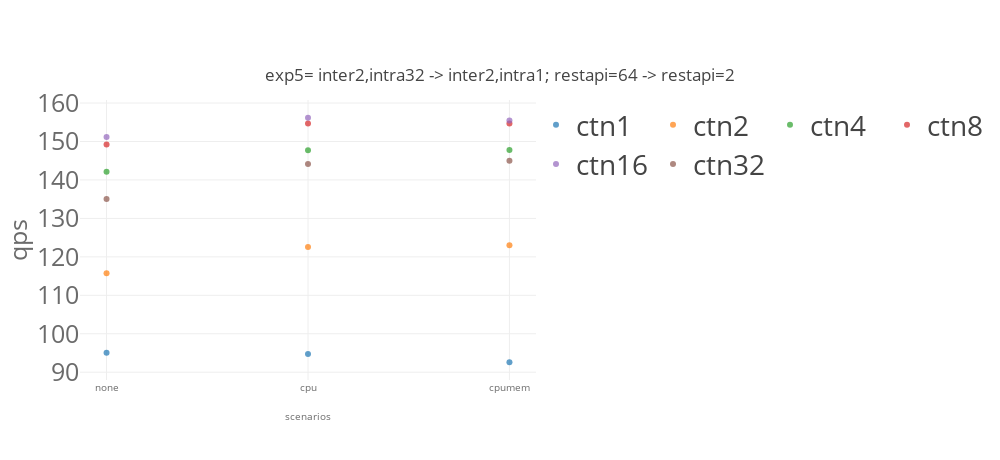
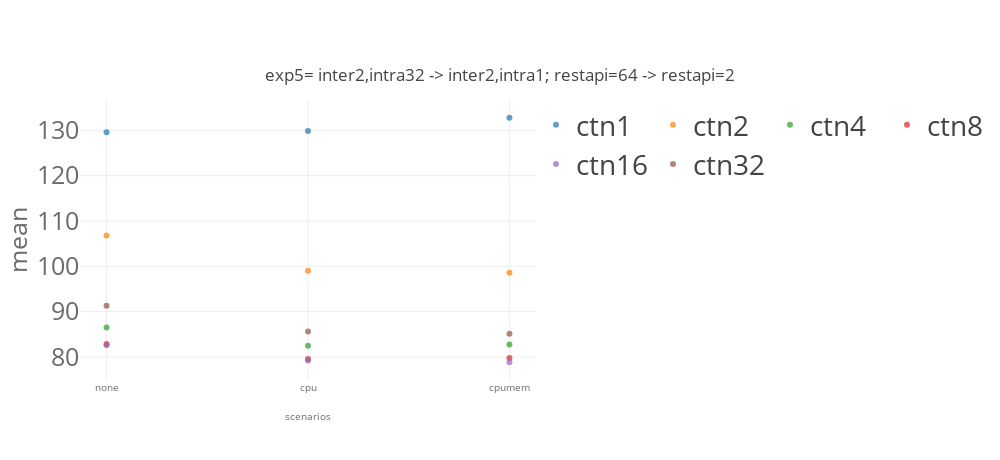
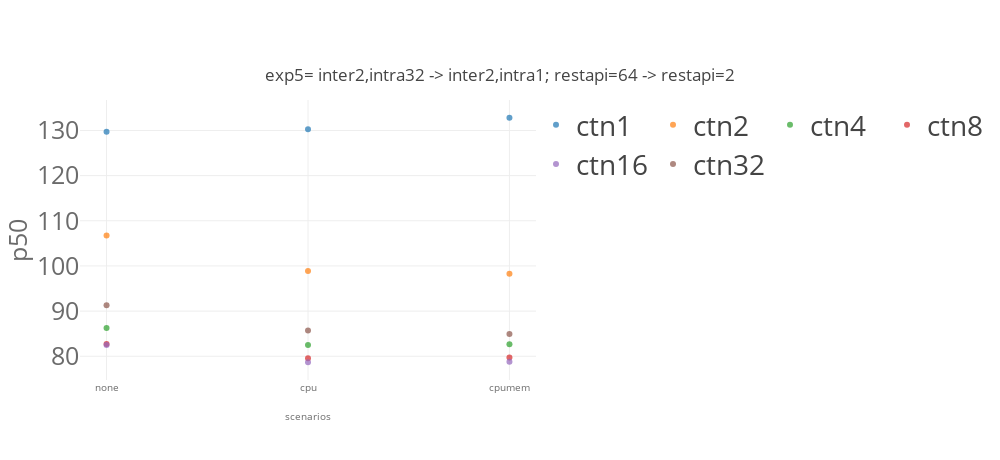
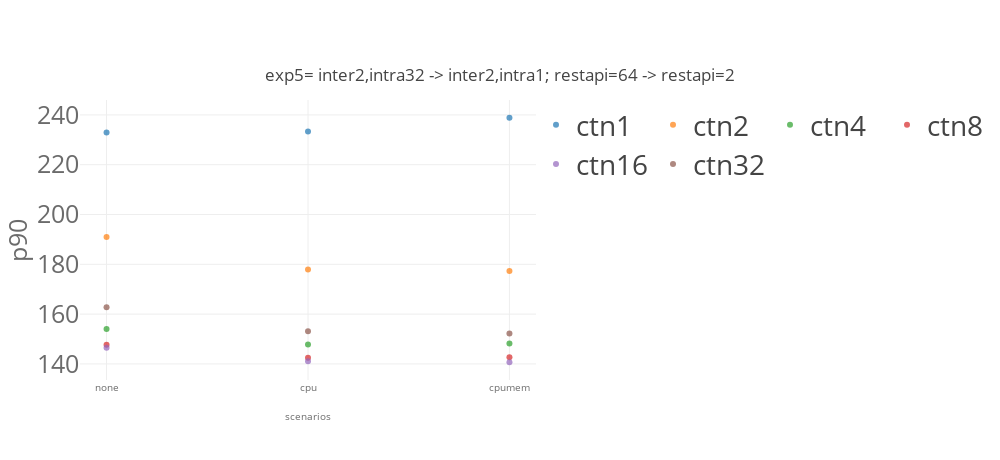

Here is the notebook cell these charts were saved with, in order:
### Code cell
import matplotlib
import matplotlib.pyplot as plt
import numpy as np
from svglib.svglib import svg2rlg
from reportlab.graphics import renderPDF
from reportlab.pdfgen import canvas

from numpy import percentile, mean, std
import plotly.graph_objects as go

from plotly.offline import init_notebook_mode, iplot

import plotly.io as pio
pio.templates.default = "none"
# pio.templates.default = "simple_white"

import plotly.graph_objects as go
from plotly.subplots import make_subplots
import pandas as pd
# import plotly.express as px

for x in ['qps','mean','p50','p90','p99','p999']:
    for cbatch in [10]:
        for model_name in ['resnet']:
            list_traces = []
            for numctn in [1,2,4,8,16,32]: 
                dfg_bench = dfg[(dfg['benchmark']== model_name)  & (dfg['cbatch']==cbatch) & (dfg['numctn']==numctn) &\
                            ((dfg['k8senv']=='none') |\
                             (dfg['k8senv']=='cpumem')| (dfg['k8senv']=='cpumemory'))]
#                 print(dfg_bench)


                #data
                trace = go.Scatter(
                    name="ctn"+str(numctn),
                    x=[ 'none','cpu','cpumem'],
                    y= dfg_bench[x].values.tolist(),
        #             error_y = dict(type='data', array=df1_bench['model_time_std'].values.tolist()),
                    opacity=0.7,
                    mode='markers'
                )
                list_traces.append(trace)



            #layout
            layout = go.Layout(
                title={
                    'text': "exp5= inter2,intra32 -> inter2,intra1; restapi=64 -> restapi=2" ,
                    'y':0.85,
                    'x':0.5,
                    'xanchor': 'center',
                    'yanchor': 'top'},
                width=1000,
                height=460,
                xaxis=dict(
                    title= "scenarios",
                    tickvals=[ 'none','cpu','cpumem'],
                    titlefont=dict(
                        size=10,
                        color='rgb(107, 107, 107)'
                    ),
                    tickfont=dict(
                        size=10,
                        color='rgb(107, 107, 107)'
                    )
                ),
                yaxis=dict(
                    title= x,
                    automargin=True,
                    titlefont=dict(
                        size=25,
                        color='rgb(107, 107, 107)'
                    ),
                    tickfont=dict(
                        size=25,
                        color='rgb(107, 107, 107)'
                    ),    
                ),
                legend=dict(
                    x=1.0,
                    y=1.0,
                    bgcolor='rgba(255, 255, 255, 0)',
                    bordercolor='rgba(255, 255, 255, 0)',
                    font = dict( size = 28)
                ),
                barmode='group',
                bargap=0.15,
                bargroupgap=0.08
        #         legend_orientation="h"
            )

        data = list_traces
        fig = go.Figure(data=data, layout=layout)
        fig.update_layout(legend_orientation="h")
        fig.show()    

    #     fig.write_image(path + model_name + k8senv +'.pdf')

### Figure 1 — Plotly figure (JSON) as saved in the notebook; plotly's stock layout.template omitted (floating-point values rounded to 4 significant figures)
{"data": [{"mode": "markers", "name": "ctn1", "opacity": 0.7, "type": "scatter", "x": ["none", "cpu", "cpumem"], "y": [95.07, 94.74, 92.59]}, {"mode": "markers", "name": "ctn2", "opacity": 0.7, "type": "scatter", "x": ["none", "cpu", "cpumem"], "y": [115.7, 122.5, 123.0]}, {"mode": "markers", "name": "ctn4", "opacity": 0.7, "type": "scatter", "x": ["none", "cpu", "cpumem"], "y": [142.1, 147.7, 147.8]}, {"mode": "markers", "name": "ctn8", "opacity": 0.7, "type": "scatter", "x": ["none", "cpu", "cpumem"], "y": [149.2, 154.7, 154.7]}, {"mode": "markers", "name": "ctn16", "opacity": 0.7, "type": "scatter", "x": ["none", "cpu", "cpumem"], "y": [151.2, 156.2, 155.4]}, {"mode": "markers", "name": "ctn32", "opacity": 0.7, "type": "scatter", "x": ["none", "cpu", "cpumem"], "y": [135.1, 144.1, 145.0]}], "layout": {"bargap": 0.15, "bargroupgap": 0.08, "barmode": "group", "height": 460, "legend": {"bgcolor": "rgba(255, 255, 255, 0)", "bordercolor": "rgba(255, 255, 255, 0)", "font": {"size": 28}, "orientation": "h", "x": 1, "y": 1}, "title": {"text": "exp5= inter2,intra32 -> inter2,intra1; restapi=64 -> restapi=2", "x": 0.5, "xanchor": "center", "y": 0.85, "yanchor": "top"}, "width": 1000, "xaxis": {"tickfont": {"color": "rgb(107, 107, 107)", "size": 10}, "tickvals": ["none", "cpu", "cpumem"], "title": {"font": {"color": "rgb(107, 107, 107)", "size": 10}, "text": "scenarios"}}, "yaxis": {"automargin": true, "tickfont": {"color": "rgb(107, 107, 107)", "size": 25}, "title": {"font": {"color": "rgb(107, 107, 107)", "size": 25}, "text": "qps"}}}}

### Figure 2 — Plotly figure (JSON) as saved in the notebook; plotly's stock layout.template omitted (floating-point values rounded to 4 significant figures)
{"data": [{"mode": "markers", "name": "ctn1", "opacity": 0.7, "type": "scatter", "x": ["none", "cpu", "cpumem"], "y": [129.6, 129.8, 132.8]}, {"mode": "markers", "name": "ctn2", "opacity": 0.7, "type": "scatter", "x": ["none", "cpu", "cpumem"], "y": [106.8, 99.0, 98.59]}, {"mode": "markers", "name": "ctn4", "opacity": 0.7, "type": "scatter", "x": ["none", "cpu", "cpumem"], "y": [86.51, 82.48, 82.75]}, {"mode": "markers", "name": "ctn8", "opacity": 0.7, "type": "scatter", "x": ["none", "cpu", "cpumem"], "y": [82.87, 79.53, 79.77]}, {"mode": "markers", "name": "ctn16", "opacity": 0.7, "type": "scatter", "x": ["none", "cpu", "cpumem"], "y": [82.57, 79.22, 78.83]}, {"mode": "markers", "name": "ctn32", "opacity": 0.7, "type": "scatter", "x": ["none", "cpu", "cpumem"], "y": [91.28, 85.6, 85.12]}], "layout": {"bargap": 0.15, "bargroupgap": 0.08, "barmode": "group", "height": 460, "legend": {"bgcolor": "rgba(255, 255, 255, 0)", "bordercolor": "rgba(255, 255, 255, 0)", "font": {"size": 28}, "orientation": "h", "x": 1, "y": 1}, "title": {"text": "exp5= inter2,intra32 -> inter2,intra1; restapi=64 -> restapi=2", "x": 0.5, "xanchor": "center", "y": 0.85, "yanchor": "top"}, "width": 1000, "xaxis": {"tickfont": {"color": "rgb(107, 107, 107)", "size": 10}, "tickvals": ["none", "cpu", "cpumem"], "title": {"font": {"color": "rgb(107, 107, 107)", "size": 10}, "text": "scenarios"}}, "yaxis": {"automargin": true, "tickfont": {"color": "rgb(107, 107, 107)", "size": 25}, "title": {"font": {"color": "rgb(107, 107, 107)", "size": 25}, "text": "mean"}}}}

### Figure 3 — Plotly figure (JSON) as saved in the notebook; plotly's stock layout.template omitted (floating-point values rounded to 4 significant figures)
{"data": [{"mode": "markers", "name": "ctn1", "opacity": 0.7, "type": "scatter", "x": ["none", "cpu", "cpumem"], "y": [129.7, 130.2, 132.8]}, {"mode": "markers", "name": "ctn2", "opacity": 0.7, "type": "scatter", "x": ["none", "cpu", "cpumem"], "y": [106.8, 98.87, 98.26]}, {"mode": "markers", "name": "ctn4", "opacity": 0.7, "type": "scatter", "x": ["none", "cpu", "cpumem"], "y": [86.28, 82.49, 82.64]}, {"mode": "markers", "name": "ctn8", "opacity": 0.7, "type": "scatter", "x": ["none", "cpu", "cpumem"], "y": [82.74, 79.57, 79.7]}, {"mode": "markers", "name": "ctn16", "opacity": 0.7, "type": "scatter", "x": ["none", "cpu", "cpumem"], "y": [82.47, 78.68, 78.81]}, {"mode": "markers", "name": "ctn32", "opacity": 0.7, "type": "scatter", "x": ["none", "cpu", "cpumem"], "y": [91.31, 85.69, 84.92]}], "layout": {"bargap": 0.15, "bargroupgap": 0.08, "barmode": "group", "height": 460, "legend": {"bgcolor": "rgba(255, 255, 255, 0)", "bordercolor": "rgba(255, 255, 255, 0)", "font": {"size": 28}, "orientation": "h", "x": 1, "y": 1}, "title": {"text": "exp5= inter2,intra32 -> inter2,intra1; restapi=64 -> restapi=2", "x": 0.5, "xanchor": "center", "y": 0.85, "yanchor": "top"}, "width": 1000, "xaxis": {"tickfont": {"color": "rgb(107, 107, 107)", "size": 10}, "tickvals": ["none", "cpu", "cpumem"], "title": {"font": {"color": "rgb(107, 107, 107)", "size": 10}, "text": "scenarios"}}, "yaxis": {"automargin": true, "tickfont": {"color": "rgb(107, 107, 107)", "size": 25}, "title": {"font": {"color": "rgb(107, 107, 107)", "size": 25}, "text": "p50"}}}}

### Figure 4 — Plotly figure (JSON) as saved in the notebook; plotly's stock layout.template omitted (floating-point values rounded to 4 significant figures)
{"data": [{"mode": "markers", "name": "ctn1", "opacity": 0.7, "type": "scatter", "x": ["none", "cpu", "cpumem"], "y": [232.9, 233.4, 238.9]}, {"mode": "markers", "name": "ctn2", "opacity": 0.7, "type": "scatter", "x": ["none", "cpu", "cpumem"], "y": [191.0, 177.9, 177.3]}, {"mode": "markers", "name": "ctn4", "opacity": 0.7, "type": "scatter", "x": ["none", "cpu", "cpumem"], "y": [154.0, 147.8, 148.2]}, {"mode": "markers", "name": "ctn8", "opacity": 0.7, "type": "scatter", "x": ["none", "cpu", "cpumem"], "y": [147.6, 142.5, 142.7]}, {"mode": "markers", "name": "ctn16", "opacity": 0.7, "type": "scatter", "x": ["none", "cpu", "cpumem"], "y": [146.5, 141.1, 140.7]}, {"mode": "markers", "name": "ctn32", "opacity": 0.7, "type": "scatter", "x": ["none", "cpu", "cpumem"], "y": [162.8, 153.1, 152.2]}], "layout": {"bargap": 0.15, "bargroupgap": 0.08, "barmode": "group", "height": 460, "legend": {"bgcolor": "rgba(255, 255, 255, 0)", "bordercolor": "rgba(255, 255, 255, 0)", "font": {"size": 28}, "orientation": "h", "x": 1, "y": 1}, "title": {"text": "exp5= inter2,intra32 -> inter2,intra1; restapi=64 -> restapi=2", "x": 0.5, "xanchor": "center", "y": 0.85, "yanchor": "top"}, "width": 1000, "xaxis": {"tickfont": {"color": "rgb(107, 107, 107)", "size": 10}, "tickvals": ["none", "cpu", "cpumem"], "title": {"font": {"color": "rgb(107, 107, 107)", "size": 10}, "text": "scenarios"}}, "yaxis": {"automargin": true, "tickfont": {"color": "rgb(107, 107, 107)", "size": 25}, "title": {"font": {"color": "rgb(107, 107, 107)", "size": 25}, "text": "p90"}}}}
